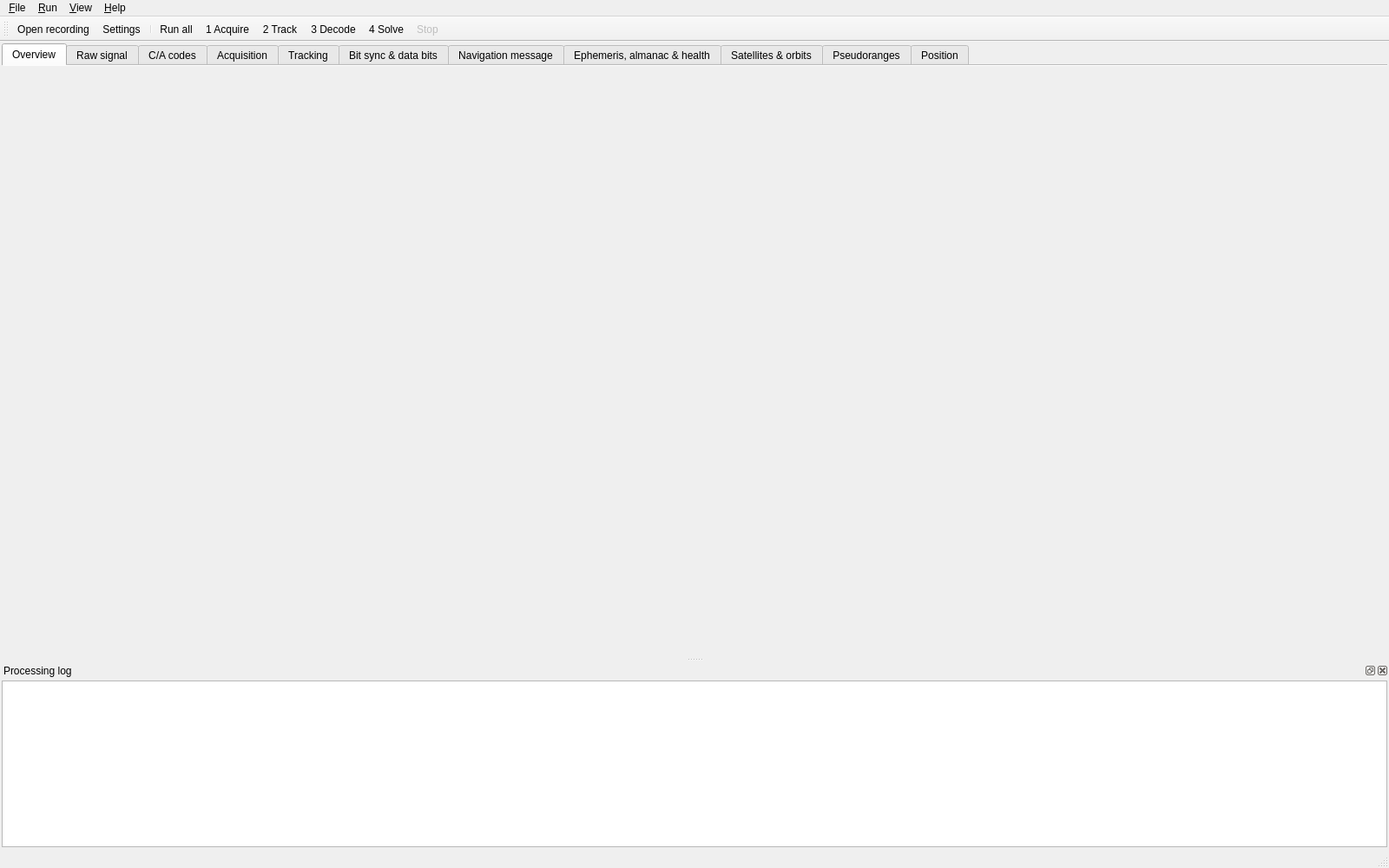
<?xml version="1.0" encoding="UTF-8"?>
<ui version="4.0">
 <class>MainWindow</class>
 <widget class="QMainWindow" name="MainWindow">
  <property name="geometry">
   <rect><x>0</x><y>0</y><width>1600</width><height>1000</height></rect>
  </property>
  <property name="windowTitle"><string>Software GPS Receiver</string></property>
  <widget class="QWidget" name="centralwidget">
   <layout class="QVBoxLayout" name="centralLayout">
    <property name="leftMargin"><number>2</number></property>
    <property name="topMargin"><number>2</number></property>
    <property name="rightMargin"><number>2</number></property>
    <property name="bottomMargin"><number>2</number></property>
    <item>
     <widget class="QTabWidget" name="pages">
      <property name="currentIndex"><number>0</number></property>
      <property name="documentMode"><bool>true</bool></property>
      <widget class="gui::OverviewPage" name="overviewPage">
       <attribute name="title"><string>Overview</string></attribute>
      </widget>
      <widget class="gui::RawSignalPage" name="rawSignalPage">
       <attribute name="title"><string>Raw signal</string></attribute>
      </widget>
      <widget class="gui::CaCodePage" name="caCodePage">
       <attribute name="title"><string>C/A codes</string></attribute>
      </widget>
      <widget class="gui::AcquisitionPage" name="acquisitionPage">
       <attribute name="title"><string>Acquisition</string></attribute>
      </widget>
      <widget class="gui::TrackingPage" name="trackingPage">
       <attribute name="title"><string>Tracking</string></attribute>
      </widget>
      <widget class="gui::BitSyncPage" name="bitSyncPage">
       <attribute name="title"><string>Bit sync &amp;&amp; data bits</string></attribute>
      </widget>
      <widget class="gui::NavMessagePage" name="navMessagePage">
       <attribute name="title"><string>Navigation message</string></attribute>
      </widget>
      <widget class="gui::EphemerisPage" name="ephemerisPage">
       <attribute name="title"><string>Ephemeris, almanac &amp;&amp; health</string></attribute>
      </widget>
      <widget class="gui::SatellitesPage" name="satellitesPage">
       <attribute name="title"><string>Satellites &amp;&amp; orbits</string></attribute>
      </widget>
      <widget class="gui::MeasurementsPage" name="measurementsPage">
       <attribute name="title"><string>Pseudoranges</string></attribute>
      </widget>
      <widget class="gui::PositionPage" name="positionPage">
       <attribute name="title"><string>Position</string></attribute>
      </widget>
     </widget>
    </item>
   </layout>
  </widget>
  <widget class="QMenuBar" name="menubar">
   <property name="geometry"><rect><x>0</x><y>0</y><width>1600</width><height>22</height></rect></property>
   <widget class="QMenu" name="menuFile">
    <property name="title"><string>&amp;File</string></property>
    <addaction name="actionOpen"/>
    <addaction name="actionSettings"/>
    <addaction name="separator"/>
    <addaction name="actionExportCsv"/>
    <addaction name="actionExportKml"/>
    <addaction name="separator"/>
    <addaction name="actionExit"/>
   </widget>
   <widget class="QMenu" name="menuRun">
    <property name="title"><string>&amp;Run</string></property>
    <addaction name="actionRunAll"/>
    <addaction name="separator"/>
    <addaction name="actionAcquire"/>
    <addaction name="actionTrack"/>
    <addaction name="actionDecode"/>
    <addaction name="actionSolve"/>
    <addaction name="separator"/>
    <addaction name="actionStop"/>
   </widget>
   <widget class="QMenu" name="menuView">
    <property name="title"><string>&amp;View</string></property>
   </widget>
   <widget class="QMenu" name="menuHelp">
    <property name="title"><string>&amp;Help</string></property>
    <addaction name="actionAlgorithms"/>
    <addaction name="actionAbout"/>
   </widget>
   <addaction name="menuFile"/>
   <addaction name="menuRun"/>
   <addaction name="menuView"/>
   <addaction name="menuHelp"/>
  </widget>
  <widget class="QToolBar" name="toolBar">
   <property name="windowTitle"><string>Pipeline</string></property>
   <property name="toolButtonStyle"><enum>Qt::ToolButtonTextBesideIcon</enum></property>
   <attribute name="toolBarArea"><enum>TopToolBarArea</enum></attribute>
   <attribute name="toolBarBreak"><bool>false</bool></attribute>
   <addaction name="actionOpen"/>
   <addaction name="actionSettings"/>
   <addaction name="separator"/>
   <addaction name="actionRunAll"/>
   <addaction name="actionAcquire"/>
   <addaction name="actionTrack"/>
   <addaction name="actionDecode"/>
   <addaction name="actionSolve"/>
   <addaction name="actionStop"/>
  </widget>
  <widget class="QStatusBar" name="statusbar"/>
  <widget class="QDockWidget" name="logDock">
   <property name="windowTitle"><string>Processing log</string></property>
   <attribute name="dockWidgetArea"><number>8</number></attribute>
   <widget class="QWidget" name="logDockContents">
    <layout class="QVBoxLayout" name="logLayout">
     <property name="leftMargin"><number>2</number></property>
     <property name="topMargin"><number>2</number></property>
     <property name="rightMargin"><number>2</number></property>
     <property name="bottomMargin"><number>2</number></property>
     <item>
      <widget class="QPlainTextEdit" name="logView">
       <property name="readOnly"><bool>true</bool></property>
       <property name="maximumBlockCount"><number>20000</number></property>
       <property name="lineWrapMode"><enum>QPlainTextEdit::NoWrap</enum></property>
      </widget>
     </item>
    </layout>
   </widget>
  </widget>
  <action name="actionOpen">
   <property name="text"><string>&amp;Open recording...</string></property>
   <property name="toolTip"><string>Open a recorded IF sample file (.bin)</string></property>
   <property name="shortcut"><string>Ctrl+O</string></property>
  </action>
  <action name="actionSettings">
   <property name="text"><string>&amp;Settings...</string></property>
   <property name="toolTip"><string>Sampling/IF frequency, acquisition, tracking loop and navigation parameters</string></property>
   <property name="shortcut"><string>Ctrl+,</string></property>
  </action>
  <action name="actionExportCsv">
   <property name="text"><string>Export solutions to &amp;CSV...</string></property>
  </action>
  <action name="actionExportKml">
   <property name="text"><string>Export track to &amp;KML...</string></property>
  </action>
  <action name="actionExit">
   <property name="text"><string>E&amp;xit</string></property>
   <property name="shortcut"><string>Ctrl+Q</string></property>
  </action>
  <action name="actionRunAll">
   <property name="text"><string>Run &amp;all</string></property>
   <property name="toolTip"><string>Acquisition, tracking, navigation message decoding and position solution</string></property>
   <property name="shortcut"><string>F5</string></property>
  </action>
  <action name="actionAcquire">
   <property name="text"><string>1 Acquire</string></property>
   <property name="toolTip"><string>Search all PRNs over code phase and Doppler</string></property>
   <property name="shortcut"><string>F6</string></property>
  </action>
  <action name="actionTrack">
   <property name="text"><string>2 Track</string></property>
   <property name="toolTip"><string>Run the code and carrier tracking loops for the acquired satellites</string></property>
   <property name="shortcut"><string>F7</string></property>
  </action>
  <action name="actionDecode">
   <property name="text"><string>3 Decode</string></property>
   <property name="toolTip"><string>Bit synchronisation, subframe decoding, parity, ephemeris and almanac</string></property>
   <property name="shortcut"><string>F8</string></property>
  </action>
  <action name="actionSolve">
   <property name="text"><string>4 Solve</string></property>
   <property name="toolTip"><string>Pseudoranges and least-squares position/velocity/time</string></property>
   <property name="shortcut"><string>F9</string></property>
  </action>
  <action name="actionStop">
   <property name="enabled"><bool>false</bool></property>
   <property name="text"><string>Stop</string></property>
   <property name="shortcut"><string>Ctrl+.</string></property>
  </action>
  <action name="actionAlgorithms">
   <property name="text"><string>How it works (algorithms)</string></property>
   <property name="shortcut"><string>F1</string></property>
  </action>
  <action name="actionAbout">
   <property name="text"><string>&amp;About</string></property>
  </action>
 </widget>
 <customwidgets>
  <customwidget>
   <class>gui::OverviewPage</class>
   <extends>QWidget</extends>
   <header>gui/OverviewPage.h</header>
   <container>1</container>
  </customwidget>
  <customwidget>
   <class>gui::RawSignalPage</class>
   <extends>QWidget</extends>
   <header>gui/RawSignalPage.h</header>
   <container>1</container>
  </customwidget>
  <customwidget>
   <class>gui::CaCodePage</class>
   <extends>QWidget</extends>
   <header>gui/CaCodePage.h</header>
   <container>1</container>
  </customwidget>
  <customwidget>
   <class>gui::AcquisitionPage</class>
   <extends>QWidget</extends>
   <header>gui/AcquisitionPage.h</header>
   <container>1</container>
  </customwidget>
  <customwidget>
   <class>gui::TrackingPage</class>
   <extends>QWidget</extends>
   <header>gui/TrackingPage.h</header>
   <container>1</container>
  </customwidget>
  <customwidget>
   <class>gui::BitSyncPage</class>
   <extends>QWidget</extends>
   <header>gui/BitSyncPage.h</header>
   <container>1</container>
  </customwidget>
  <customwidget>
   <class>gui::NavMessagePage</class>
   <extends>QWidget</extends>
   <header>gui/NavMessagePage.h</header>
   <container>1</container>
  </customwidget>
  <customwidget>
   <class>gui::EphemerisPage</class>
   <extends>QWidget</extends>
   <header>gui/EphemerisPage.h</header>
   <container>1</container>
  </customwidget>
  <customwidget>
   <class>gui::SatellitesPage</class>
   <extends>QWidget</extends>
   <header>gui/SatellitesPage.h</header>
   <container>1</container>
  </customwidget>
  <customwidget>
   <class>gui::MeasurementsPage</class>
   <extends>QWidget</extends>
   <header>gui/MeasurementsPage.h</header>
   <container>1</container>
  </customwidget>
  <customwidget>
   <class>gui::PositionPage</class>
   <extends>QWidget</extends>
   <header>gui/PositionPage.h</header>
   <container>1</container>
  </customwidget>
 </customwidgets>
 <resources/>
 <connections>
  <connection>
   <sender>actionExit</sender>
   <signal>triggered()</signal>
   <receiver>MainWindow</receiver>
   <slot>close()</slot>
  </connection>
 </connections>
</ui>
